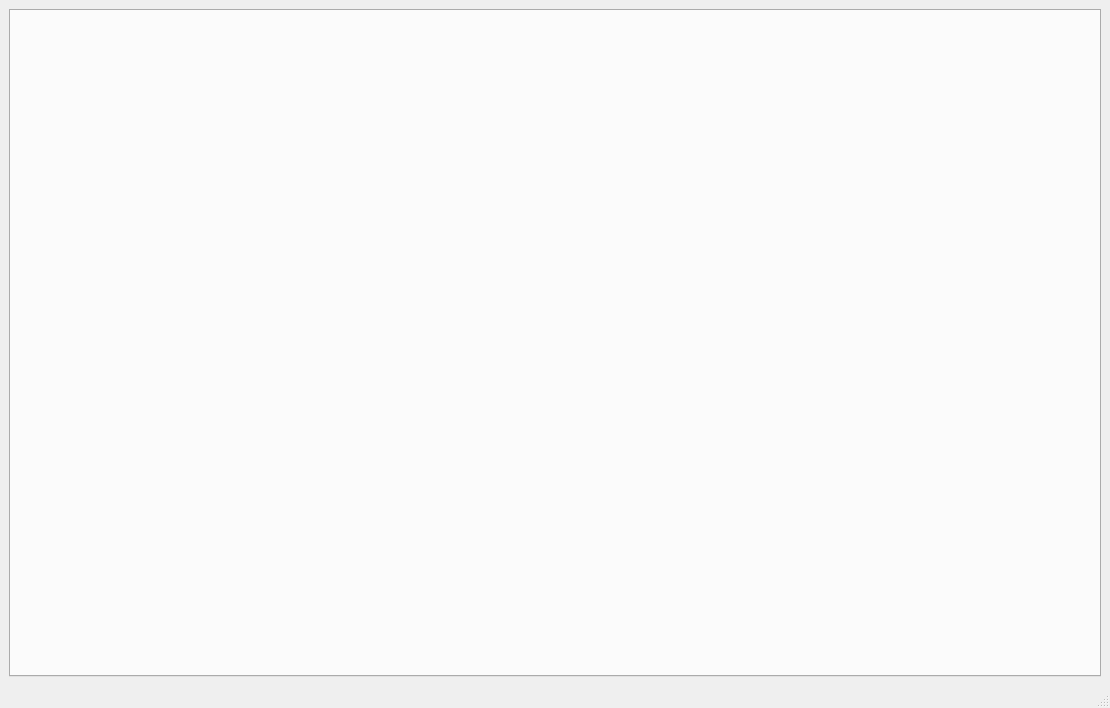
<?xml version="1.0" encoding="UTF-8"?>
<ui version="4.0">
 <class>MainWindow</class>
 <widget class="QMainWindow" name="MainWindow">
  <property name="geometry">
   <rect>
    <x>0</x>
    <y>0</y>
    <width>1110</width>
    <height>708</height>
   </rect>
  </property>
  <property name="sizePolicy">
   <sizepolicy hsizetype="Preferred" vsizetype="Preferred">
    <horstretch>0</horstretch>
    <verstretch>0</verstretch>
   </sizepolicy>
  </property>
  <property name="windowTitle">
   <string>MainWindow</string>
  </property>
  <widget class="QWidget" name="centralwidget">
   <layout class="QVBoxLayout" name="verticalLayout">
    <item>
     <widget class="QTabWidget" name="tabWidget">
      <property name="font">
       <font>
        <family>Segoe UI</family>
        <pointsize>9</pointsize>
       </font>
      </property>
     </widget>
    </item>
   </layout>
  </widget>
  <widget class="QMenuBar" name="menubar">
   <property name="geometry">
    <rect>
     <x>0</x>
     <y>0</y>
     <width>1110</width>
     <height>25</height>
    </rect>
   </property>
  </widget>
  <widget class="QStatusBar" name="statusbar"/>
 </widget>
 <resources/>
 <connections/>
</ui>
